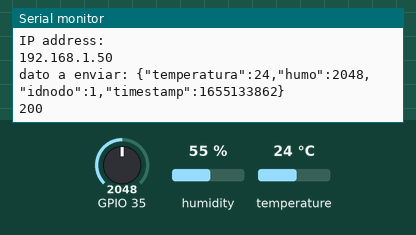
Recording of a sketch running on a simulated ESP32. On the bench: the last lines printed to the serial monitor. Inputs (shaded band) come from the test bench; at power-on: temperature 24 °C, GPIO 35 = 2048, humidity 55 %. WiFi joins after 1.5 s; servers stay silent unless stated; uploads are accepted with an empty reply.

Above: at 4.2 s.
4.3 s: temperature set to 12 °C
At 8.42 s:
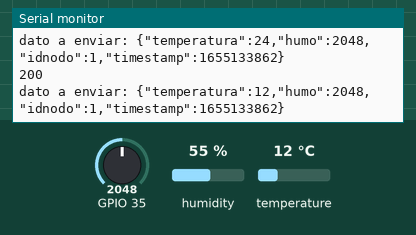
10.1 s: GPIO 35 set to 2866
At 15.0 s:
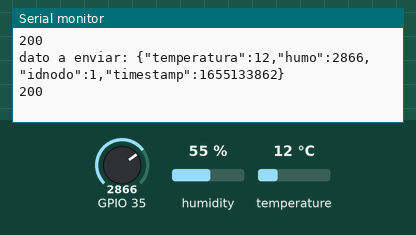
15.9 s: temperature set to 19 °C
At 19.8 s:
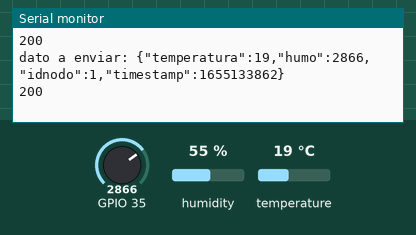
21.7 s: GPIO 35 set to 3603
At 24.7 s:
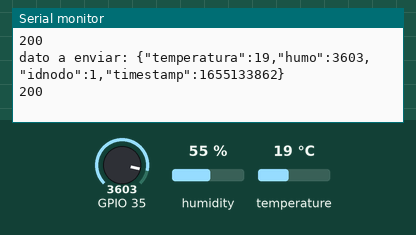
Timing chart, 0 to 26.2 s (numbered marks = the images above; inputs shaded):
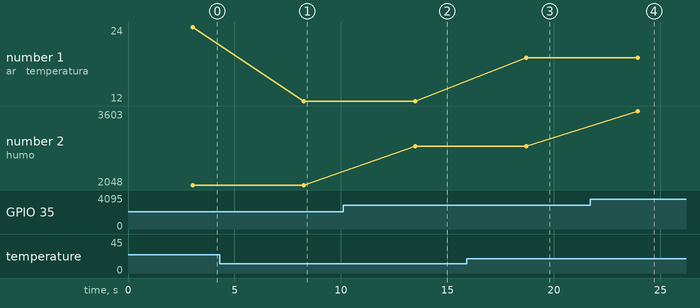

The sketch:

Servidor_REST_supported.ino
```cpp
#include <DHT.h>
#include <DHT_U.h>

#include <HTTPClient.h>
#include <WiFi.h>
#include <ArduinoJson.h>

#define DHTPIN 26  // Replace with your actual GPIO pin number
#define DHTTYPE DHT11  // DHT11 or DHT22

DHT dht(DHTPIN, DHTTYPE);

const char* ssid = "HostpotACV";
const char* password = "porraspato23";


void setup() {
  Serial.begin(115200); //Serial connection
  setup_wifi(); //WiFi connection
  dht.begin();
  delay(1500);
}

void setup_wifi() {
    delay(10);
    // We start by connecting to a WiFi network
    Serial.println();
    Serial.print("Connecting to ");
    Serial.println(ssid);
    WiFi.begin(ssid, password);
    while (WiFi.status() != WL_CONNECTED) {
    delay(500);
    Serial.print(".");
  }

  Serial.println("");
  Serial.println("WiFi connected");
  Serial.println("IP address: ");
  Serial.println(WiFi.localIP());
}

void loop() {
  float temp = dht.readTemperature();
  int humo = analogRead(35);

  String variable;

  DynamicJsonDocument doc(1024);

  doc["temperatura"] = temp;
  doc["humo"] = humo;
  doc["idnodo"] = 1;
  doc["timestamp"] = 1655133862;

  serializeJson(doc, variable);

  Serial.println("dato a enviar: "+ variable);

  HTTPClient http;
  WiFiClient client;
  http.begin(client, "http://172.20.10.3:3000/datos");
  http.addHeader("Content-Type", "application/json", 0, 0);

  int httpCode = http.POST(variable); //Send the request
  String payload = http.getString(); //Get the response payload

  Serial.println(httpCode); //Print HTTP return code
  Serial.println(payload); //Print request response payload
  http.end(); //Close connection

  delay(5000); //Send a request every 30 seconds
}
```

Measured:
- after the input at 4.3 s, the serial monitor: prints a new line after 4.0 s (image 1)
- after the input at 10.1 s, the serial monitor: prints a new line after 3.4 s (image 2)
- after the input at 15.9 s, the serial monitor: prints a new line after 2.8 s (image 3)
- after the input at 21.7 s, the serial monitor: prints a new line after 2.2 s (image 4)
- plotted number 1: 24 → 12 after the input at 4.3 s, 12 → 19 after the input at 15.9 s
- plotted number 2: 2048 → 2866 after the input at 10.1 s, 2866 → 3603 after the input at 21.7 s
